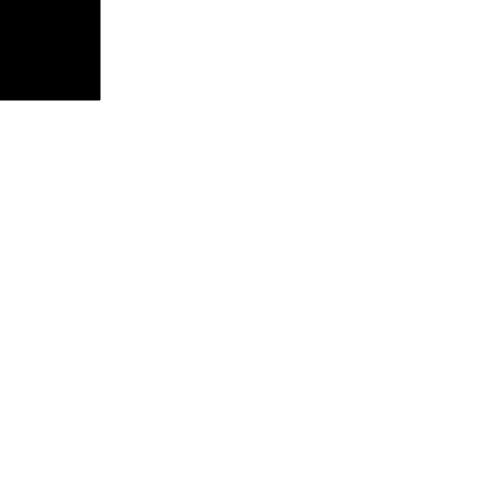
Frame 1 (no input)
Frame 60 (no input): identical to frame 1, image omitted
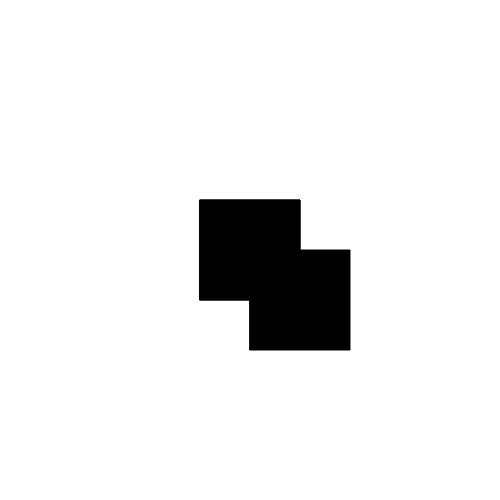
Frame 120 (the mouse pressed at the canvas centre since frame 60)

The p5.js sketch that drew these frames (run headless with seeded random() and noise() and a simulated clock; from frame 60 on, the mouse is pressed at the canvas centre):

// p5.js sketch
// ── sketch.js
function setup(){
createCanvas(500,500);
rect(CENTER);

}

function draw(){
    background(255);
    fill(0);
    square(mouseX-50,mouseY-50,100);
    square(mouseX-50,mouseY-50,100);
    square(mouseX,mouseY,100);

}
